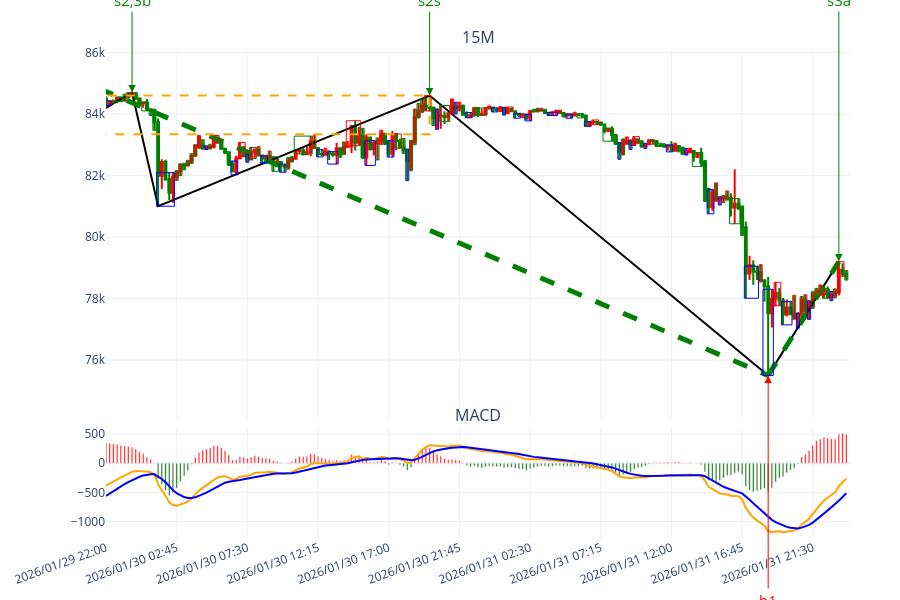

The cell this chart's notebook holds for it:
### Code cell
# %load test1.py

# ===== 必须放在最前面 =====
import sys
import os

project_root = os.path.abspath("..")  # Debug 的上一级

if project_root not in sys.path:
    sys.path.insert(0, project_root)

print("Project root:", project_root)
"""
示例策略：仅用于展示如何向 `CChan` 外部喂入 K 线并触发缠论计算。
策略逻辑：当检测到底分型且为买点时开仓，遇到顶分型且为卖点时平仓。
仅作演示回测用途，不作为交易建议。
"""

from Chan import CChan
from ChanConfig import CChanConfig
from Common.CEnum import AUTYPE, BSP_TYPE, DATA_SRC, FX_TYPE, KL_TYPE
from DataAPI.csvAPI import CSV_API
from Plot import get_plot_driver

if __name__ == "__main__":
    # === 参数设置 ===
    code = "BTCUSDT"  # 标的代码
    begin_time = "2024-01-01"  # 起始时间（用于回测）
    end_time = "2026-02-04"  # 结束时间，None 表示直到最新
    data_src_type = DATA_SRC.CSV  # 数据来源类型
    lv_list = [KL_TYPE.K_15M]  # 使用的级别列表（这里只用日线）

    # 简洁配置：只保留示例需要的关键项
    config = CChanConfig({
        "trigger_step": True,
        "divergence_rate": 0.8,
        "min_zs_cnt": 1,
    })

    # 绘图开关：按需开启或关闭各类子图
    plot_config = {
        "plot_kline": True,
        "plot_kline_combine": True,
        "plot_bi": True,
        "plot_seg": True,
        "plot_eigen": False,
        "plot_zs": True,
        "plot_macd": True,
        "plot_mean": False,
        "plot_channel": False,
        "plot_bsp": True,
        "plot_extrainfo": False,
        "plot_demark": False,
        "plot_marker": False,
        "plot_rsi": False,
        "plot_kdj": False,
    }

    # 绘图参数：局部绘制参数和图像范围
    plot_para = {
        "seg": {},
        "bi": {},
        "figure": {"x_range": 200},
        "marker": {},
    }

    # 初始化缠论对象（部分参数在外部喂入场景中可不依赖）
    chan = CChan(
        code=code,
        begin_time=begin_time,
        end_time=end_time,
        data_src=data_src_type,
        lv_list=lv_list,
        config=config,
        autype=AUTYPE.QFQ,
    )

    # 初始化并创建数据源
    CSV_API.do_init()
    data_src = CSV_API(code, k_type=KL_TYPE.K_15M, begin_date=begin_time, end_date=end_time, autype=AUTYPE.QFQ)

    # 策略状态变量
    is_hold = False  # 是否持仓
    last_buy_price = None  # 记录最后一次买入价格

    # 主循环：按单根 K 线喂入缠论计算并检查买卖点
    for klu in data_src.get_kl_data():  # 遍历源数据中的每根 K 线
        chan.trigger_load({KL_TYPE.K_15M: [klu]})  # 将新 K 线推入 CChan

        # 获取最新的买卖点列表（内部根据缠论计算得出）
        bsp_list = chan.get_latest_bsp()
        if not bsp_list:
            continue

        last_bsp = bsp_list[0]
        # 只关注 T1/T1P 类型的买卖点（示例策略聚焦一类）
        if BSP_TYPE.T1 not in last_bsp.type and BSP_TYPE.T1P not in last_bsp.type:
            continue

        cur_lv_chan = chan[0]  # 取当前级别的缠论结构
        # 确保买卖点对应的是刚才计算出的分型（索引匹配）
        if last_bsp.klu.klc.idx != cur_lv_chan[-2].idx:
            continue

        # 开仓条件：前一个分型为底分型且买点标志且当前未持仓
        if cur_lv_chan[-2].fx == FX_TYPE.BOTTOM and last_bsp.is_buy and not is_hold:
            last_buy_price = cur_lv_chan[-1][-1].close
            print(f'{cur_lv_chan[-1][-1].time}:buy price = {last_buy_price}')
            is_hold = True

        # 平仓条件：前一个分型为顶分型且卖点标志且当前持仓
        elif cur_lv_chan[-2].fx == FX_TYPE.TOP and not last_bsp.is_buy and is_hold:
            sell_price = cur_lv_chan[-1][-1].close
            print(f'{cur_lv_chan[-1][-1].time}:sell price = {sell_price}, profit rate = {(sell_price-last_buy_price)/last_buy_price*100:.2f}%')
            is_hold = False

    # 关闭数据源
    CSV_API.do_close()

    # 使用 plotly 引擎绘图
    CPlotDriver = get_plot_driver("plotly")
    plot_driver = CPlotDriver(chan, plot_config=plot_config, plot_para=plot_para)
    plot_driver.show()
    plot_driver.save2img("./result/test.html")

### Figure 1 — Plotly figure (JSON) as saved in the notebook; plotly's stock layout.template omitted (floating-point values rounded to 4 significant figures; data arrays with more than 128 entries replaced by an {"elided": "..."} marker saying what was removed)
{"data": [{"close": {"elided": "200 float values"}, "decreasing": {"fillcolor": "green", "line": {"color": "green"}}, "high": {"elided": "200 float values"}, "increasing": {"fillcolor": "red", "line": {"color": "red"}}, "low": {"elided": "200 float values"}, "name": "K线", "open": {"elided": "200 float values"}, "showlegend": false, "type": "candlestick", "x": {"elided": "200 int values"}, "xaxis": "x", "yaxis": "y"}, {"line": {"color": "black"}, "mode": "lines", "showlegend": false, "type": "scatter", "x": [72940, 72959, 72966, 73039, 73130, 73149], "xaxis": "x", "y": [83340.0, 84700.0, 81000, 84599, 75500, 79200], "yaxis": "y"}, {"line": {"color": "green", "dash": "dash", "width": 5}, "mode": "lines", "showlegend": false, "type": "scatter", "x": [72839, 73130], "xaxis": "x", "y": [90590.0, 75500], "yaxis": "y"}, {"line": {"color": "green", "dash": "dash", "width": 5}, "mode": "lines", "showlegend": false, "type": "scatter", "x": [73130, 73149], "xaxis": "x", "y": [75500, 79200], "yaxis": "y"}, {"line": {"color": "#FFA500"}, "mode": "lines", "name": "DIF", "showlegend": false, "type": "scatter", "x": {"elided": "200 int values"}, "xaxis": "x2", "y": {"elided": "200 float values"}, "yaxis": "y2"}, {"line": {"color": "#0000ff"}, "mode": "lines", "name": "DEA", "showlegend": false, "type": "scatter", "x": {"elided": "200 int values"}, "xaxis": "x2", "y": {"elided": "200 float values"}, "yaxis": "y2"}, {"marker": {"color": {"elided": "200 str values"}}, "name": "MACD", "showlegend": false, "type": "bar", "width": 0.4, "x": {"elided": "200 int values"}, "xaxis": "x2", "y": {"elided": "200 float values"}, "yaxis": "y2"}], "layout": {"annotations": [{"font": {"size": 16}, "showarrow": false, "text": "15M", "x": 0.5, "xanchor": "center", "xref": "paper", "y": 1.0, "yanchor": "bottom", "yref": "paper"}, {"font": {"size": 16}, "showarrow": false, "text": "MACD", "x": 0.5, "xanchor": "center", "xref": "paper", "y": 0.2262, "yanchor": "bottom", "yref": "paper"}, {"arrowcolor": "red", "arrowhead": 2, "arrowsize": 1.5, "arrowwidth": 1, "ax": 0, "ay": 55200.0, "font": {"color": "red", "size": 15}, "showarrow": true, "text": "b1", "x": 73130, "xref": "x", "y": 75500, "yref": "y"}, {"arrowcolor": "green", "arrowhead": 2, "arrowsize": 1.5, "arrowwidth": 1, "ax": 0, "ay": -55200.0, "font": {"color": "green", "size": 15}, "showarrow": true, "text": "s2,3b", "x": 72959, "xref": "x", "y": 84700.0, "yref": "y"}, {"arrowcolor": "green", "arrowhead": 2, "arrowsize": 1.5, "arrowwidth": 1, "ax": 0, "ay": -55200.0, "font": {"color": "green", "size": 15}, "showarrow": true, "text": "s2s", "x": 73039, "xref": "x", "y": 84599, "yref": "y"}, {"arrowcolor": "green", "arrowhead": 2, "arrowsize": 1.5, "arrowwidth": 1, "ax": 0, "ay": -55200.0, "font": {"color": "green", "size": 15}, "showarrow": true, "text": "s3a", "x": 73149, "xref": "x", "y": 79200, "yref": "y"}], "height": 600, "margin": {"b": 50, "l": 50, "r": 50, "t": 50}, "shapes": [{"fillcolor": "rgba(0,0,0,0)", "line": {"color": "blue", "width": 1}, "type": "rect", "x0": 72950.0, "x1": 72950.0, "xref": "x", "y0": 84270.0, "y1": 84430.0, "yref": "y"}, {"fillcolor": "rgba(0,0,0,0)", "line": {"color": "green", "width": 1}, "type": "rect", "x0": 72950.0, "x1": 72950.0, "xref": "x", "y0": 84350, "y1": 84450, "yref": "y"}, {"fillcolor": "rgba(0,0,0,0)", "line": {"color": "green", "width": 1}, "type": "rect", "x0": 72950.0, "x1": 72960.0, "xref": "x", "y0": 84400, "y1": 84550.0, "yref": "y"}, {"fillcolor": "rgba(0,0,0,0)", "line": {"color": "green", "width": 1}, "type": "rect", "x0": 72960.0, "x1": 72960.0, "xref": "x", "y0": 84420.0, "y1": 84640.0, "yref": "y"}, {"fillcolor": "rgba(0,0,0,0)", "line": {"color": "green", "width": 1}, "type": "rect", "x0": 72960.0, "x1": 72960.0, "xref": "x", "y0": 84550.0, "y1": 84700.0, "yref": "y"}, {"fillcolor": "rgba(0,0,0,0)", "line": {"color": "red", "width": 1}, "type": "rect", "x0": 72960.0, "x1": 72960.0, "xref": "x", "y0": 84602, "y1": 84700.0, "yref": "y"}, {"fillcolor": "rgba(0,0,0,0)", "line": {"color": "green", "width": 1}, "type": "rect", "x0": 72960.0, "x1": 72960.0, "xref": "x", "y0": 84490.0, "y1": 84700.0, "yref": "y"}, {"fillcolor": "rgba(0,0,0,0)", "line": {"color": "green", "width": 1}, "type": "rect", "x0": 72960.0, "x1": 72960.0, "xref": "x", "y0": 84275, "y1": 84520.0, "yref": "y"}, {"fillcolor": "rgba(0,0,0,0)", "line": {"color": "green", "width": 1}, "type": "rect", "x0": 72960.0, "x1": 72960.0, "xref": "x", "y0": 84100, "y1": 84400.0, "yref": "y"}, {"fillcolor": "rgba(0,0,0,0)", "line": {"color": "green", "width": 1}, "type": "rect", "x0": 72960.0, "x1": 72960.0, "xref": "x", "y0": 83950, "y1": 84160.0, "yref": "y"}, {"fillcolor": "rgba(0,0,0,0)", "line": {"color": "green", "width": 1}, "type": "rect", "x0": 72960.0, "x1": 72970.0, "xref": "x", "y0": 83470.0, "y1": 84160.0, "yref": "y"}, {"fillcolor": "rgba(0,0,0,0)", "line": {"color": "blue", "width": 1}, "type": "rect", "x0": 72970.0, "x1": 72970.0, "xref": "x", "y0": 81000, "y1": 82090.0, "yref": "y"}, {"fillcolor": "rgba(0,0,0,0)", "line": {"color": "green", "width": 1}, "type": "rect", "x0": 72970.0, "x1": 72970.0, "xref": "x", "y0": 81840.0, "y1": 82150.0, "yref": "y"}, {"fillcolor": "rgba(0,0,0,0)", "line": {"color": "green", "width": 1}, "type": "rect", "x0": 72970.0, "x1": 72970.0, "xref": "x", "y0": 82000.0, "y1": 82380.0, "yref": "y"}, {"fillcolor": "rgba(0,0,0,0)", "line": {"color": "green", "width": 1}, "type": "rect", "x0": 72970.0, "x1": 72970.0, "xref": "x", "y0": 82180.0, "y1": 82400.0, "yref": "y"}, {"fillcolor": "rgba(0,0,0,0)", "line": {"color": "green", "width": 1}, "type": "rect", "x0": 72970.0, "x1": 72970.0, "xref": "x", "y0": 82320.0, "y1": 82490.0, "yref": "y"}, {"fillcolor": "rgba(0,0,0,0)", "line": {"color": "green", "width": 1}, "type": "rect", "x0": 72970.0, "x1": 72980.0, "xref": "x", "y0": 82390.0, "y1": 82710.0, "yref": "y"}, {"fillcolor": "rgba(0,0,0,0)", "line": {"color": "green", "width": 1}, "type": "rect", "x0": 72980.0, "x1": 72980.0, "xref": "x", "y0": 82640.0, "y1": 82980.0, "yref": "y"}, {"fillcolor": "rgba(0,0,0,0)", "line": {"color": "red", "width": 1}, "type": "rect", "x0": 72980.0, "x1": 72980.0, "xref": "x", "y0": 82890.0, "y1": 83300.0, "yref": "y"}, {"fillcolor": "rgba(0,0,0,0)", "line": {"color": "green", "width": 1}, "type": "rect", "x0": 72980.0, "x1": 72980.0, "xref": "x", "y0": 82860.0, "y1": 83160.0, "yref": "y"}, {"fillcolor": "rgba(0,0,0,0)", "line": {"color": "blue", "width": 1}, "type": "rect", "x0": 72980.0, "x1": 72980.0, "xref": "x", "y0": 82840.0, "y1": 82960.0, "yref": "y"}, {"fillcolor": "rgba(0,0,0,0)", "line": {"color": "green", "width": 1}, "type": "rect", "x0": 72980.0, "x1": 72980.0, "xref": "x", "y0": 82860.0, "y1": 83020.0, "yref": "y"}, {"fillcolor": "rgba(0,0,0,0)", "line": {"color": "red", "width": 1}, "type": "rect", "x0": 72980.0, "x1": 72980.0, "xref": "x", "y0": 83070.0, "y1": 83300, "yref": "y"}, {"fillcolor": "rgba(0,0,0,0)", "line": {"color": "green", "width": 1}, "type": "rect", "x0": 72980.0, "x1": 72980.0, "xref": "x", "y0": 82870.0, "y1": 83100, "yref": "y"}, {"fillcolor": "rgba(0,0,0,0)", "line": {"color": "green", "width": 1}, "type": "rect", "x0": 72980.0, "x1": 72980.0, "xref": "x", "y0": 82710.0, "y1": 82880.0, "yref": "y"}, {"fillcolor": "rgba(0,0,0,0)", "line": {"color": "green", "width": 1}, "type": "rect", "x0": 72980.0, "x1": 72990.0, "xref": "x", "y0": 82328, "y1": 82760.0, "yref": "y"}, {"fillcolor": "rgba(0,0,0,0)", "line": {"color": "blue", "width": 1}, "type": "rect", "x0": 72990.0, "x1": 72990.0, "xref": "x", "y0": 82020.0, "y1": 82470.0, "yref": "y"}, {"fillcolor": "rgba(0,0,0,0)", "line": {"color": "red", "width": 1}, "type": "rect", "x0": 72990.0, "x1": 72990.0, "xref": "x", "y0": 82620.0, "y1": 83070.0, "yref": "y"}, {"fillcolor": "rgba(0,0,0,0)", "line": {"color": "blue", "width": 1}, "type": "rect", "x0": 72990.0, "x1": 72990.0, "xref": "x", "y0": 82430.0, "y1": 82690.0, "yref": "y"}, {"fillcolor": "rgba(0,0,0,0)", "line": {"color": "green", "width": 1}, "type": "rect", "x0": 72990.0, "x1": 72990.0, "xref": "x", "y0": 82550.0, "y1": 82910.0, "yref": "y"}, {"fillcolor": "rgba(0,0,0,0)", "line": {"color": "red", "width": 1}, "type": "rect", "x0": 72990.0, "x1": 72990.0, "xref": "x", "y0": 82650, "y1": 82940.0, "yref": "y"}, {"fillcolor": "rgba(0,0,0,0)", "line": {"color": "blue", "width": 1}, "type": "rect", "x0": 72990.0, "x1": 73000.0, "xref": "x", "y0": 82399, "y1": 82642, "yref": "y"}, {"fillcolor": "rgba(0,0,0,0)", "line": {"color": "red", "width": 1}, "type": "rect", "x0": 73000.0, "x1": 73000.0, "xref": "x", "y0": 82560.0, "y1": 82790.0, "yref": "y"}, {"fillcolor": "rgba(0,0,0,0)", "line": {"color": "green", "width": 1}, "type": "rect", "x0": 73000.0, "x1": 73000.0, "xref": "x", "y0": 82140.0, "y1": 82610.0, "yref": "y"}, {"fillcolor": "rgba(0,0,0,0)", "line": {"color": "blue", "width": 1}, "type": "rect", "x0": 73000.0, "x1": 73000.0, "xref": "x", "y0": 82110.0, "y1": 82370.0, "yref": "y"}, {"fillcolor": "rgba(0,0,0,0)", "line": {"color": "green", "width": 1}, "type": "rect", "x0": 73000.0, "x1": 73000.0, "xref": "x", "y0": 82210.0, "y1": 82590.0, "yref": "y"}, {"fillcolor": "rgba(0,0,0,0)", "line": {"color": "green", "width": 1}, "type": "rect", "x0": 73000.0, "x1": 73000.0, "xref": "x", "y0": 82440.0, "y1": 82612, "yref": "y"}, {"fillcolor": "rgba(0,0,0,0)", "line": {"color": "green", "width": 1}, "type": "rect", "x0": 73000.0, "x1": 73010.0, "xref": "x", "y0": 82700, "y1": 83280.0, "yref": "y"}, {"fillcolor": "rgba(0,0,0,0)", "line": {"color": "red", "width": 1}, "type": "rect", "x0": 73010.0, "x1": 73010.0, "xref": "x", "y0": 82880.0, "y1": 83300.0, "yref": "y"}, {"fillcolor": "rgba(0,0,0,0)", "line": {"color": "blue", "width": 1}, "type": "rect", "x0": 73010.0, "x1": 73010.0, "xref": "x", "y0": 82600.0, "y1": 82840.0, "yref": "y"}, {"fillcolor": "rgba(0,0,0,0)", "line": {"color": "red", "width": 1}, "type": "rect", "x0": 73010.0, "x1": 73010.0, "xref": "x", "y0": 82655, "y1": 82890.0, "yref": "y"}, {"fillcolor": "rgba(0,0,0,0)", "line": {"color": "blue", "width": 1}, "type": "rect", "x0": 73010.0, "x1": 73010.0, "xref": "x", "y0": 82370.0, "y1": 82775, "yref": "y"}, {"fillcolor": "rgba(0,0,0,0)", "line": {"color": "green", "width": 1}, "type": "rect", "x0": 73010.0, "x1": 73020.0, "xref": "x", "y0": 82590.0, "y1": 82880.0, "yref": "y"}, {"fillcolor": "rgba(0,0,0,0)", "line": {"color": "green", "width": 1}, "type": "rect", "x0": 73020.0, "x1": 73020.0, "xref": "x", "y0": 82690.0, "y1": 83090.0, "yref": "y"}, {"fillcolor": "rgba(0,0,0,0)", "line": {"color": "red", "width": 1}, "type": "rect", "x0": 73020.0, "x1": 73020.0, "xref": "x", "y0": 82970.0, "y1": 83780.0, "yref": "y"}, {"fillcolor": "rgba(0,0,0,0)", "line": {"color": "green", "width": 1}, "type": "rect", "x0": 73020.0, "x1": 73020.0, "xref": "x", "y0": 82570.0, "y1": 83533, "yref": "y"}, {"fillcolor": "rgba(0,0,0,0)", "line": {"color": "blue", "width": 1}, "type": "rect", "x0": 73020.0, "x1": 73020.0, "xref": "x", "y0": 82330.0, "y1": 83130.0, "yref": "y"}, {"fillcolor": "rgba(0,0,0,0)", "line": {"color": "green", "width": 1}, "type": "rect", "x0": 73020.0, "x1": 73030.0, "xref": "x", "y0": 82500.0, "y1": 83222, "yref": "y"}, {"fillcolor": "rgba(0,0,0,0)", "line": {"color": "red", "width": 1}, "type": "rect", "x0": 73030.0, "x1": 73030.0, "xref": "x", "y0": 83010.0, "y1": 83470.0, "yref": "y"}, {"fillcolor": "rgba(0,0,0,0)", "line": {"color": "green", "width": 1}, "type": "rect", "x0": 73030.0, "x1": 73030.0, "xref": "x", "y0": 83010.0, "y1": 83370.0, "yref": "y"}, {"fillcolor": "rgba(0,0,0,0)", "line": {"color": "blue", "width": 1}, "type": "rect", "x0": 73030.0, "x1": 73030.0, "xref": "x", "y0": 82600, "y1": 83130.0, "yref": "y"}, {"fillcolor": "rgba(0,0,0,0)", "line": {"color": "red", "width": 1}, "type": "rect", "x0": 73030.0, "x1": 73030.0, "xref": "x", "y0": 82890.0, "y1": 83350, "yref": "y"}, {"fillcolor": "rgba(0,0,0,0)", "line": {"color": "green", "width": 1}, "type": "rect", "x0": 73030.0, "x1": 73030.0, "xref": "x", "y0": 82716, "y1": 83200.0, "yref": "y"}, {"fillcolor": "rgba(0,0,0,0)", "line": {"color": "blue", "width": 1}, "type": "rect", "x0": 73030.0, "x1": 73030.0, "xref": "x", "y0": 81832, "y1": 82860.0, "yref": "y"}, {"fillcolor": "rgba(0,0,0,0)", "line": {"color": "green", "width": 1}, "type": "rect", "x0": 73030.0, "x1": 73030.0, "xref": "x", "y0": 82150.0, "y1": 83140.0, "yref": "y"}, {"fillcolor": "rgba(0,0,0,0)", "line": {"color": "green", "width": 1}, "type": "rect", "x0": 73030.0, "x1": 73040.0, "xref": "x", "y0": 83000.0, "y1": 84160.0, "yref": "y"}, {"fillcolor": "rgba(0,0,0,0)", "line": {"color": "green", "width": 1}, "type": "rect", "x0": 73040.0, "x1": 73040.0, "xref": "x", "y0": 83880.0, "y1": 84345, "yref": "y"}, {"fillcolor": "rgba(0,0,0,0)", "line": {"color": "green", "width": 1}, "type": "rect", "x0": 73040.0, "x1": 73040.0, "xref": "x", "y0": 84050.0, "y1": 84490.0, "yref": "y"}, {"fillcolor": "rgba(0,0,0,0)", "line": {"color": "red", "width": 1}, "type": "rect", "x0": 73040.0, "x1": 73040.0, "xref": "x", "y0": 84100.0, "y1": 84599, "yref": "y"}, {"fillcolor": "rgba(0,0,0,0)", "line": {"color": "green", "width": 1}, "type": "rect", "x0": 73040.0, "x1": 73040.0, "xref": "x", "y0": 83630.0, "y1": 84220.0, "yref": "y"}, {"fillcolor": "rgba(0,0,0,0)", "line": {"color": "blue", "width": 1}, "type": "rect", "x0": 73040.0, "x1": 73040.0, "xref": "x", "y0": 83501, "y1": 84160.0, "yref": "y"}, {"fillcolor": "rgba(0,0,0,0)", "line": {"color": "green", "width": 1}, "type": "rect", "x0": 73040.0, "x1": 73040.0, "xref": "x", "y0": 83759, "y1": 84280.0, "yref": "y"}, {"fillcolor": "rgba(0,0,0,0)", "line": {"color": "red", "width": 1}, "type": "rect", "x0": 73040.0, "x1": 73050.0, "xref": "x", "y0": 84020.0, "y1": 84490.0, "yref": "y"}, {"fillcolor": "rgba(0,0,0,0)", "line": {"color": "blue", "width": 1}, "type": "rect", "x0": 73050.0, "x1": 73050.0, "xref": "x", "y0": 84000, "y1": 84380.0, "yref": "y"}, {"fillcolor": "rgba(0,0,0,0)", "line": {"color": "red", "width": 1}, "type": "rect", "x0": 73050.0, "x1": 73050.0, "xref": "x", "y0": 84100.0, "y1": 84385, "yref": "y"}, {"fillcolor": "rgba(0,0,0,0)", "line": {"color": "green", "width": 1}, "type": "rect", "x0": 73050.0, "x1": 73050.0, "xref": "x", "y0": 83980.0, "y1": 84290.0, "yref": "y"}, {"fillcolor": "rgba(0,0,0,0)", "line": {"color": "blue", "width": 1}, "type": "rect", "x0": 73050.0, "x1": 73050.0, "xref": "x", "y0": 83880.0, "y1": 84050.0, "yref": "y"}, {"fillcolor": "rgba(0,0,0,0)", "line": {"color": "green", "width": 1}, "type": "rect", "x0": 73050.0, "x1": 73050.0, "xref": "x", "y0": 83960.0, "y1": 84194, "yref": "y"}, {"fillcolor": "rgba(0,0,0,0)", "line": {"color": "red", "width": 1}, "type": "rect", "x0": 73050.0, "x1": 73060.0, "xref": "x", "y0": 84160.0, "y1": 84260.0, "yref": "y"}, {"fillcolor": "rgba(0,0,0,0)", "line": {"color": "blue", "width": 1}, "type": "rect", "x0": 73060.0, "x1": 73060.0, "xref": "x", "y0": 84070.0, "y1": 84200, "yref": "y"}, {"fillcolor": "rgba(0,0,0,0)", "line": {"color": "red", "width": 1}, "type": "rect", "x0": 73060.0, "x1": 73060.0, "xref": "x", "y0": 84080.0, "y1": 84240.0, "yref": "y"}, {"fillcolor": "rgba(0,0,0,0)", "line": {"color": "blue", "width": 1}, "type": "rect", "x0": 73060.0, "x1": 73060.0, "xref": "x", "y0": 83960.0, "y1": 84200, "yref": "y"}, {"fillcolor": "rgba(0,0,0,0)", "line": {"color": "red", "width": 1}, "type": "rect", "x0": 73060.0, "x1": 73060.0, "xref": "x", "y0": 84090.0, "y1": 84230.0, "yref": "y"}, {"fillcolor": "rgba(0,0,0,0)", "line": {"color": "blue", "width": 1}, "type": "rect", "x0": 73060.0, "x1": 73060.0, "xref": "x", "y0": 83860.0, "y1": 84010.0, "yref": "y"}, {"fillcolor": "rgba(0,0,0,0)", "line": {"color": "red", "width": 1}, "type": "rect", "x0": 73060.0, "x1": 73060.0, "xref": "x", "y0": 83880.0, "y1": 84010.0, "yref": "y"}, {"fillcolor": "rgba(0,0,0,0)", "line": {"color": "blue", "width": 1}, "type": "rect", "x0": 73060.0, "x1": 73070.0, "xref": "x", "y0": 83780.0, "y1": 83990, "yref": "y"}, {"fillcolor": "rgba(0,0,0,0)", "line": {"color": "green", "width": 1}, "type": "rect", "x0": 73070.0, "x1": 73070.0, "xref": "x", "y0": 84070.0, "y1": 84150, "yref": "y"}, {"fillcolor": "rgba(0,0,0,0)", "line": {"color": "green", "width": 1}, "type": "rect", "x0": 73070.0, "x1": 73070.0, "xref": "x", "y0": 84070.0, "y1": 84187, "yref": "y"}, {"fillcolor": "rgba(0,0,0,0)", "line": {"color": "red", "width": 1}, "type": "rect", "x0": 73070.0, "x1": 73070.0, "xref": "x", "y0": 84098, "y1": 84190, "yref": "y"}, {"fillcolor": "rgba(0,0,0,0)", "line": {"color": "green", "width": 1}, "type": "rect", "x0": 73070.0, "x1": 73070.0, "xref": "x", "y0": 84020.0, "y1": 84150.0, "yref": "y"}, {"fillcolor": "rgba(0,0,0,0)", "line": {"color": "blue", "width": 1}, "type": "rect", "x0": 73070.0, "x1": 73070.0, "xref": "x", "y0": 83950.0, "y1": 84050.0, "yref": "y"}, {"fillcolor": "rgba(0,0,0,0)", "line": {"color": "red", "width": 1}, "type": "rect", "x0": 73070.0, "x1": 73070.0, "xref": "x", "y0": 84030.0, "y1": 84107, "yref": "y"}, {"fillcolor": "rgba(0,0,0,0)", "line": {"color": "green", "width": 1}, "type": "rect", "x0": 73070.0, "x1": 73080.0, "xref": "x", "y0": 83900.0, "y1": 84030.0, "yref": "y"}, {"fillcolor": "rgba(0,0,0,0)", "line": {"color": "blue", "width": 1}, "type": "rect", "x0": 73080.0, "x1": 73080.0, "xref": "x", "y0": 83860.0, "y1": 83990.0, "yref": "y"}, {"fillcolor": "rgba(0,0,0,0)", "line": {"color": "red", "width": 1}, "type": "rect", "x0": 73080.0, "x1": 73080.0, "xref": "x", "y0": 83950.0, "y1": 84060.0, "yref": "y"}, {"fillcolor": "rgba(0,0,0,0)", "line": {"color": "green", "width": 1}, "type": "rect", "x0": 73080.0, "x1": 73080.0, "xref": "x", "y0": 83870.0, "y1": 84010.0, "yref": "y"}, {"fillcolor": "rgba(0,0,0,0)", "line": {"color": "blue", "width": 1}, "type": "rect", "x0": 73080.0, "x1": 73080.0, "xref": "x", "y0": 83600, "y1": 83750.0, "yref": "y"}, {"fillcolor": "rgba(0,0,0,0)", "line": {"color": "red", "width": 1}, "type": "rect", "x0": 73080.0, "x1": 73080.0, "xref": "x", "y0": 83650.0, "y1": 83800.0, "yref": "y"}, {"fillcolor": "rgba(0,0,0,0)", "line": {"color": "green", "width": 1}, "type": "rect", "x0": 73080.0, "x1": 73090.0, "xref": "x", "y0": 83640.0, "y1": 83740, "yref": "y"}, {"fillcolor": "rgba(0,0,0,0)", "line": {"color": "green", "width": 1}, "type": "rect", "x0": 73090.0, "x1": 73090.0, "xref": "x", "y0": 83120.0, "y1": 83540.0, "yref": "y"}, {"fillcolor": "rgba(0,0,0,0)", "line": {"color": "green", "width": 1}, "type": "rect", "x0": 73090.0, "x1": 73090.0, "xref": "x", "y0": 83010.0, "y1": 83320.0, "yref": "y"}, {"fillcolor": "rgba(0,0,0,0)", "line": {"color": "blue", "width": 1}, "type": "rect", "x0": 73090.0, "x1": 73090.0, "xref": "x", "y0": 82530.0, "y1": 83070.0, "yref": "y"}, {"fillcolor": "rgba(0,0,0,0)", "line": {"color": "green", "width": 1}, "type": "rect", "x0": 73090.0, "x1": 73090.0, "xref": "x", "y0": 82666, "y1": 83190.0, "yref": "y"}, {"fillcolor": "rgba(0,0,0,0)", "line": {"color": "red", "width": 1}, "type": "rect", "x0": 73090.0, "x1": 73090.0, "xref": "x", "y0": 83031, "y1": 83251, "yref": "y"}, {"fillcolor": "rgba(0,0,0,0)", "line": {"color": "blue", "width": 1}, "type": "rect", "x0": 73090.0, "x1": 73090.0, "xref": "x", "y0": 82850, "y1": 83150.0, "yref": "y"}, {"fillcolor": "rgba(0,0,0,0)", "line": {"color": "red", "width": 1}, "type": "rect", "x0": 73090.0, "x1": 73100.0, "xref": "x", "y0": 83050, "y1": 83265, "yref": "y"}, {"fillcolor": "rgba(0,0,0,0)", "line": {"color": "green", "width": 1}, "type": "rect", "x0": 73100.0, "x1": 73100.0, "xref": "x", "y0": 82920.0, "y1": 83132, "yref": "y"}, {"fillcolor": "rgba(0,0,0,0)", "line": {"color": "blue", "width": 1}, "type": "rect", "x0": 73100.0, "x1": 73100.0, "xref": "x", "y0": 82880, "y1": 83047, "yref": "y"}, {"fillcolor": "rgba(0,0,0,0)", "line": {"color": "red", "width": 1}, "type": "rect", "x0": 73100.0, "x1": 73100.0, "xref": "x", "y0": 83020.0, "y1": 83160, "yref": "y"}, {"fillcolor": "rgba(0,0,0,0)", "line": {"color": "green", "width": 1}, "type": "rect", "x0": 73100.0, "x1": 73100.0, "xref": "x", "y0": 82940.0, "y1": 83050.0, "yref": "y"}, {"fillcolor": "rgba(0,0,0,0)", "line": {"color": "green", "width": 1}, "type": "rect", "x0": 73100.0, "x1": 73100.0, "xref": "x", "y0": 82930.0, "y1": 83030.0, "yref": "y"}, {"fillcolor": "rgba(0,0,0,0)", "line": {"color": "blue", "width": 1}, "type": "rect", "x0": 73100.0, "x1": 73100.0, "xref": "x", "y0": 82770.0, "y1": 82980.0, "yref": "y"}, {"fillcolor": "rgba(0,0,0,0)", "line": {"color": "red", "width": 1}, "type": "rect", "x0": 73100.0, "x1": 73110.0, "xref": "x", "y0": 82810.0, "y1": 83050, "yref": "y"}, {"fillcolor": "rgba(0,0,0,0)", "line": {"color": "green", "width": 1}, "type": "rect", "x0": 73110.0, "x1": 73110.0, "xref": "x", "y0": 82770.0, "y1": 82960.0, "yref": "y"}, {"fillcolor": "rgba(0,0,0,0)", "line": {"color": "green", "width": 1}, "type": "rect", "x0": 73110.0, "x1": 73110.0, "xref": "x", "y0": 82680.0, "y1": 82920.0, "yref": "y"}, {"fillcolor": "rgba(0,0,0,0)", "line": {"color": "blue", "width": 1}, "type": "rect", "x0": 73110.0, "x1": 73110.0, "xref": "x", "y0": 82670.0, "y1": 82877, "yref": "y"}, {"fillcolor": "rgba(0,0,0,0)", "line": {"color": "red", "width": 1}, "type": "rect", "x0": 73110.0, "x1": 73110.0, "xref": "x", "y0": 82740.0, "y1": 82888, "yref": "y"}, {"fillcolor": "rgba(0,0,0,0)", "line": {"color": "green", "width": 1}, "type": "rect", "x0": 73110.0, "x1": 73110.0, "xref": "x", "y0": 82300.0, "y1": 82740.0, "yref": "y"}, {"fillcolor": "rgba(0,0,0,0)", "line": {"color": "green", "width": 1}, "type": "rect", "x0": 73110.0, "x1": 73110.0, "xref": "x", "y0": 81160.0, "y1": 82490.0, "yref": "y"}, {"fillcolor": "rgba(0,0,0,0)", "line": {"color": "blue", "width": 1}, "type": "rect", "x0": 73110.0, "x1": 73120.0, "xref": "x", "y0": 80750.0, "y1": 81539, "yref": "y"}, {"fillcolor": "rgba(0,0,0,0)", "line": {"color": "red", "width": 1}, "type": "rect", "x0": 73120.0, "x1": 73120.0, "xref": "x", "y0": 81160, "y1": 81760, "yref": "y"}, {"fillcolor": "rgba(0,0,0,0)", "line": {"color": "blue", "width": 1}, "type": "rect", "x0": 73120.0, "x1": 73120.0, "xref": "x", "y0": 81040.0, "y1": 81310.0, "yref": "y"}, {"fillcolor": "rgba(0,0,0,0)", "line": {"color": "green", "width": 1}, "type": "rect", "x0": 73120.0, "x1": 73120.0, "xref": "x", "y0": 81120.0, "y1": 81350.0, "yref": "y"}, {"fillcolor": "rgba(0,0,0,0)", "line": {"color": "red", "width": 1}, "type": "rect", "x0": 73120.0, "x1": 73120.0, "xref": "x", "y0": 81200, "y1": 81500.0, "yref": "y"}, {"fillcolor": "rgba(0,0,0,0)", "line": {"color": "green", "width": 1}, "type": "rect", "x0": 73120.0, "x1": 73120.0, "xref": "x", "y0": 80430.0, "y1": 81250.0, "yref": "y"}, {"fillcolor": "rgba(0,0,0,0)", "line": {"color": "green", "width": 1}, "type": "rect", "x0": 73120.0, "x1": 73120.0, "xref": "x", "y0": 80050, "y1": 81010.0, "yref": "y"}, {"fillcolor": "rgba(0,0,0,0)", "line": {"color": "blue", "width": 1}, "type": "rect", "x0": 73120.0, "x1": 73130.0, "xref": "x", "y0": 78010.0, "y1": 79050.0, "yref": "y"}, {"fillcolor": "rgba(0,0,0,0)", "line": {"color": "red", "width": 1}, "type": "rect", "x0": 73130.0, "x1": 73130.0, "xref": "x", "y0": 78540.0, "y1": 79100, "yref": "y"}, {"fillcolor": "rgba(0,0,0,0)", "line": {"color": "blue", "width": 1}, "type": "rect", "x0": 73130.0, "x1": 73130.0, "xref": "x", "y0": 75500, "y1": 78300.0, "yref": "y"}, {"fillcolor": "rgba(0,0,0,0)", "line": {"color": "red", "width": 1}, "type": "rect", "x0": 73130.0, "x1": 73130.0, "xref": "x", "y0": 77760.0, "y1": 78530.0, "yref": "y"}, {"fillcolor": "rgba(0,0,0,0)", "line": {"color": "blue", "width": 1}, "type": "rect", "x0": 73130.0, "x1": 73140.0, "xref": "x", "y0": 77140.0, "y1": 77900, "yref": "y"}, {"fillcolor": "rgba(0,0,0,0)", "line": {"color": "red", "width": 1}, "type": "rect", "x0": 73140.0, "x1": 73140.0, "xref": "x", "y0": 77330.0, "y1": 78106, "yref": "y"}, {"fillcolor": "rgba(0,0,0,0)", "line": {"color": "blue", "width": 1}, "type": "rect", "x0": 73140.0, "x1": 73140.0, "xref": "x", "y0": 77040.0, "y1": 77530.0, "yref": "y"}, {"fillcolor": "rgba(0,0,0,0)", "line": {"color": "green", "width": 1}, "type": "rect", "x0": 73140.0, "x1": 73140.0, "xref": "x", "y0": 77280, "y1": 78062, "yref": "y"}, {"fillcolor": "rgba(0,0,0,0)", "line": {"color": "red", "width": 1}, "type": "rect", "x0": 73140.0, "x1": 73140.0, "xref": "x", "y0": 77570.0, "y1": 78120.0, "yref": "y"}, {"fillcolor": "rgba(0,0,0,0)", "line": {"color": "blue", "width": 1}, "type": "rect", "x0": 73140.0, "x1": 73140.0, "xref": "x", "y0": 77320.0, "y1": 77930.0, "yref": "y"}, {"fillcolor": "rgba(0,0,0,0)", "line": {"color": "green", "width": 1}, "type": "rect", "x0": 73140.0, "x1": 73140.0, "xref": "x", "y0": 77680.0, "y1": 78220.0, "yref": "y"}, {"fillcolor": "rgba(0,0,0,0)", "line": {"color": "green", "width": 1}, "type": "rect", "x0": 73140.0, "x1": 73140.0, "xref": "x", "y0": 78040.0, "y1": 78330.0, "yref": "y"}, {"fillcolor": "rgba(0,0,0,0)", "line": {"color": "red", "width": 1}, "type": "rect", "x0": 73140.0, "x1": 73140.0, "xref": "x", "y0": 78110.0, "y1": 78440.0, "yref": "y"}, {"fillcolor": "rgba(0,0,0,0)", "line": {"color": "green", "width": 1}, "type": "rect", "x0": 73140.0, "x1": 73150.0, "xref": "x", "y0": 78010.0, "y1": 78320.0, "yref": "y"}, {"fillcolor": "rgba(0,0,0,0)", "line": {"color": "blue", "width": 1}, "type": "rect", "x0": 73150.0, "x1": 73150.0, "xref": "x", "y0": 77930.0, "y1": 78227, "yref": "y"}, {"fillcolor": "rgba(0,0,0,0)", "line": {"color": "green", "width": 1}, "type": "rect", "x0": 73150.0, "x1": 73150.0, "xref": "x", "y0": 78020.0, "y1": 78312, "yref": "y"}, {"fillcolor": "rgba(0,0,0,0)", "line": {"color": "red", "width": 1}, "type": "rect", "x0": 73150.0, "x1": 73150.0, "xref": "x", "y0": 78724, "y1": 79200, "yref": "y"}, {"fillcolor": "rgba(0,0,0,0)", "line": {"color": "green", "width": 1}, "type": "rect", "x0": 73150.0, "x1": 73150.0, "xref": "x", "y0": 78600.0, "y1": 78910.0, "yref": "y"}, {"fillcolor": "rgba(0,0,0,0)", "line": {"color": "orange", "dash": "dash", "width": 2}, "type": "rect", "x0": 72940, "x1": 73039, "xref": "x", "y0": 83340.0, "y1": 84599, "yref": "y"}], "showlegend": false, "xaxis": {"anchor": "y", "domain": [0, 1], "matches": "x2", "range": [72952, 73152], "rangeslider": {"visible": false}, "showgrid": true, "showticklabels": false, "tickangle": -20, "tickmode": "array", "ticktext": ["2026/01/29 22:00", "2026/01/30 02:45", "2026/01/30 07:30", "2026/01/30 12:15", "2026/01/30 17:00", "2026/01/30 21:45", "2026/01/31 02:30", "2026/01/31 07:15", "2026/01/31 12:00", "2026/01/31 16:45", "2026/01/31 21:30"], "tickvals": [72952, 72971, 72990, 73009, 73028, 73047, 73066, 73085, 73104, 73123, 73142]}, "xaxis2": {"anchor": "y2", "domain": [0, 1], "range": [72952, 73152], "showgrid": true, "tickangle": -20, "tickmode": "array", "ticktext": ["2026/01/29 22:00", "2026/01/30 02:45", "2026/01/30 07:30", "2026/01/30 12:15", "2026/01/30 17:00", "2026/01/30 21:45", "2026/01/31 02:30", "2026/01/31 07:15", "2026/01/31 12:00", "2026/01/31 16:45", "2026/01/31 21:30"], "tickvals": [72952, 72971, 72990, 73009, 73028, 73047, 73066, 73085, 73104, 73123, 73142]}, "yaxis": {"anchor": "x", "domain": [0.2462, 1.0], "range": [74120.0, 86080.0], "showgrid": true}, "yaxis2": {"anchor": "x2", "domain": [0, 0.2262], "showgrid": true}}}
